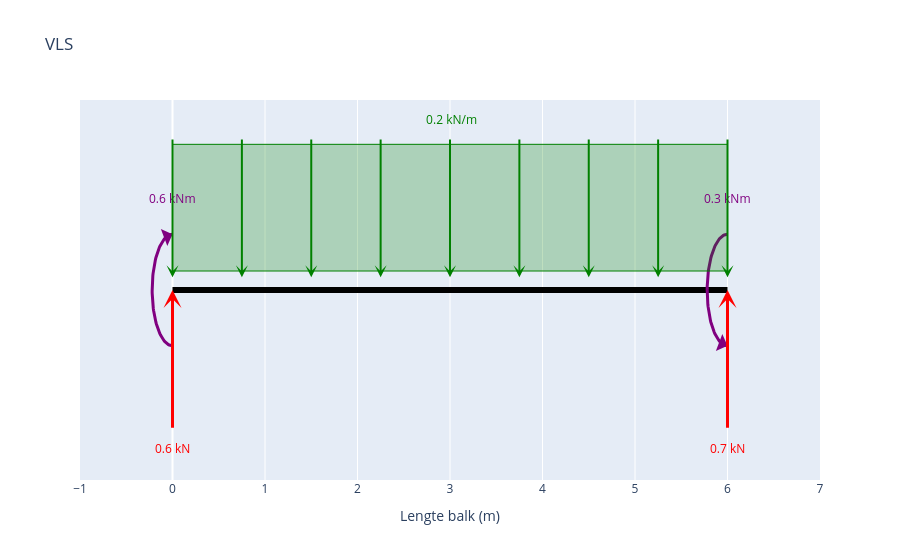

The code cell stored with this chart in its notebook:
### Markdown cell above
## Vrij-Lichaam-Schema

### Code cell
fig_vls = maak_vls_plotly()
fig_vls.show()

### Figure 1 — Plotly figure (JSON) as saved in the notebook; plotly's stock layout.template omitted (floating-point values rounded to 4 significant figures)
{"data": [{"hoverinfo": "skip", "line": {"color": "black", "width": 6}, "mode": "lines", "type": "scatter", "x": [0, 6], "y": [0, 0]}, {"hoverinfo": "skip", "line": {"color": "purple", "width": 3}, "mode": "lines", "type": "scatter", "x": [-4.041e-17, -0.008746, -0.01748, -0.02618, -0.03485, -0.04346, -0.052, -0.06045, -0.06882, -0.07707, -0.0852, -0.0932, -0.101, -0.1087, -0.1163, -0.1236, -0.1307, -0.1377, -0.1444, -0.1509, -0.1571, -0.1631, -0.1688, -0.1743, -0.1795, -0.1844, -0.1891, -0.1934, -0.1974, -0.2011, -0.2045, -0.2076, -0.2103, -0.2127, -0.2148, -0.2165, -0.2179, -0.2189, -0.2196, -0.22, -0.22, -0.2196, -0.2189, -0.2179, -0.2165, -0.2148, -0.2127, -0.2103, -0.2076, -0.2045, -0.2011, -0.1974, -0.1934, -0.1891, -0.1844, -0.1795, -0.1743, -0.1688, -0.1631, -0.1571, -0.1509, -0.1444, -0.1377, -0.1307, -0.1236, -0.1163, -0.1087, -0.101, -0.0932, -0.0852, -0.07707, -0.06882, -0.06045, -0.052, -0.04346, -0.03485, -0.02618, -0.01748, -0.008746, 1.347e-17], "y": [-0.44, -0.4397, -0.4386, -0.4369, -0.4344, -0.4313, -0.4275, -0.4231, -0.4179, -0.4121, -0.4057, -0.3986, -0.3908, -0.3825, -0.3736, -0.364, -0.3539, -0.3432, -0.332, -0.3203, -0.308, -0.2953, -0.2821, -0.2684, -0.2544, -0.2399, -0.225, -0.2098, -0.1943, -0.1784, -0.1623, -0.1459, -0.1293, -0.1125, -0.09547, -0.07832, -0.06104, -0.04367, -0.02623, -0.008748, 0.008748, 0.02623, 0.04367, 0.06104, 0.07832, 0.09547, 0.1125, 0.1293, 0.1459, 0.1623, 0.1784, 0.1943, 0.2098, 0.225, 0.2399, 0.2544, 0.2684, 0.2821, 0.2953, 0.308, 0.3203, 0.332, 0.3432, 0.3539, 0.364, 0.3736, 0.3825, 0.3908, 0.3986, 0.4057, 0.4121, 0.4179, 0.4231, 0.4275, 0.4313, 0.4344, 0.4369, 0.4386, 0.4397, 0.44]}, {"hoverinfo": "skip", "line": {"color": "purple", "width": 3}, "mode": "lines", "type": "scatter", "x": [6, 5.991, 5.983, 5.974, 5.965, 5.957, 5.948, 5.94, 5.931, 5.923, 5.915, 5.907, 5.899, 5.891, 5.884, 5.876, 5.869, 5.862, 5.856, 5.849, 5.843, 5.837, 5.831, 5.826, 5.82, 5.816, 5.811, 5.807, 5.803, 5.799, 5.796, 5.792, 5.79, 5.787, 5.785, 5.784, 5.782, 5.781, 5.78, 5.78, 5.78, 5.78, 5.781, 5.782, 5.784, 5.785, 5.787, 5.79, 5.792, 5.796, 5.799, 5.803, 5.807, 5.811, 5.816, 5.82, 5.826, 5.831, 5.837, 5.843, 5.849, 5.856, 5.862, 5.869, 5.876, 5.884, 5.891, 5.899, 5.907, 5.915, 5.923, 5.931, 5.94, 5.948, 5.957, 5.965, 5.974, 5.983, 5.991, 6], "y": [0.44, 0.4397, 0.4386, 0.4369, 0.4344, 0.4313, 0.4275, 0.4231, 0.4179, 0.4121, 0.4057, 0.3986, 0.3908, 0.3825, 0.3736, 0.364, 0.3539, 0.3432, 0.332, 0.3203, 0.308, 0.2953, 0.2821, 0.2684, 0.2544, 0.2399, 0.225, 0.2098, 0.1943, 0.1784, 0.1623, 0.1459, 0.1293, 0.1125, 0.09547, 0.07832, 0.06104, 0.04367, 0.02623, 0.008748, -0.008748, -0.02623, -0.04367, -0.06104, -0.07832, -0.09547, -0.1125, -0.1293, -0.1459, -0.1623, -0.1784, -0.1943, -0.2098, -0.225, -0.2399, -0.2544, -0.2684, -0.2821, -0.2953, -0.308, -0.3203, -0.332, -0.3432, -0.3539, -0.364, -0.3736, -0.3825, -0.3908, -0.3986, -0.4057, -0.4121, -0.4179, -0.4231, -0.4275, -0.4313, -0.4344, -0.4369, -0.4386, -0.4397, -0.44]}], "layout": {"annotations": [{"arrowcolor": "purple", "arrowhead": 1, "arrowsize": 1, "arrowwidth": 3, "ax": -0.06045, "axref": "x", "ay": 0.4231, "ayref": "y", "showarrow": true, "text": "", "x": 1.347e-17, "xref": "x", "y": 0.44, "yref": "y"}, {"font": {"color": "purple"}, "showarrow": false, "text": "0.6 kNm", "x": 0, "y": 0.72}, {"arrowcolor": "purple", "arrowhead": 1, "arrowsize": 1, "arrowwidth": 3, "ax": 5.94, "axref": "x", "ay": -0.4231, "ayref": "y", "showarrow": true, "text": "", "x": 6, "xref": "x", "y": -0.44, "yref": "y"}, {"font": {"color": "purple"}, "showarrow": false, "text": "0.3 kNm", "x": 6, "y": 0.72}, {"arrowcolor": "green", "arrowhead": 3, "arrowsize": 1, "arrowwidth": 2, "ax": 0, "axref": "x", "ay": 1.2, "ayref": "y", "showarrow": true, "text": "", "x": 0, "xref": "x", "y": 0.1, "yref": "y"}, {"arrowcolor": "green", "arrowhead": 3, "arrowsize": 1, "arrowwidth": 2, "ax": 0.75, "axref": "x", "ay": 1.2, "ayref": "y", "showarrow": true, "text": "", "x": 0.75, "xref": "x", "y": 0.1, "yref": "y"}, {"arrowcolor": "green", "arrowhead": 3, "arrowsize": 1, "arrowwidth": 2, "ax": 1.5, "axref": "x", "ay": 1.2, "ayref": "y", "showarrow": true, "text": "", "x": 1.5, "xref": "x", "y": 0.1, "yref": "y"}, {"arrowcolor": "green", "arrowhead": 3, "arrowsize": 1, "arrowwidth": 2, "ax": 2.25, "axref": "x", "ay": 1.2, "ayref": "y", "showarrow": true, "text": "", "x": 2.25, "xref": "x", "y": 0.1, "yref": "y"}, {"arrowcolor": "green", "arrowhead": 3, "arrowsize": 1, "arrowwidth": 2, "ax": 3, "axref": "x", "ay": 1.2, "ayref": "y", "showarrow": true, "text": "", "x": 3, "xref": "x", "y": 0.1, "yref": "y"}, {"arrowcolor": "green", "arrowhead": 3, "arrowsize": 1, "arrowwidth": 2, "ax": 3.75, "axref": "x", "ay": 1.2, "ayref": "y", "showarrow": true, "text": "", "x": 3.75, "xref": "x", "y": 0.1, "yref": "y"}, {"arrowcolor": "green", "arrowhead": 3, "arrowsize": 1, "arrowwidth": 2, "ax": 4.5, "axref": "x", "ay": 1.2, "ayref": "y", "showarrow": true, "text": "", "x": 4.5, "xref": "x", "y": 0.1, "yref": "y"}, {"arrowcolor": "green", "arrowhead": 3, "arrowsize": 1, "arrowwidth": 2, "ax": 5.25, "axref": "x", "ay": 1.2, "ayref": "y", "showarrow": true, "text": "", "x": 5.25, "xref": "x", "y": 0.1, "yref": "y"}, {"arrowcolor": "green", "arrowhead": 3, "arrowsize": 1, "arrowwidth": 2, "ax": 6, "axref": "x", "ay": 1.2, "ayref": "y", "showarrow": true, "text": "", "x": 6, "xref": "x", "y": 0.1, "yref": "y"}, {"font": {"color": "green"}, "showarrow": false, "text": " 0.2 kN/m", "x": 3, "y": 1.35}, {"arrowcolor": "red", "arrowhead": 3, "arrowsize": 1, "arrowwidth": 3, "ax": 0, "axref": "x", "ay": -1.1, "ayref": "y", "showarrow": true, "text": "", "x": 0, "xref": "x", "y": 0, "yref": "y"}, {"font": {"color": "red"}, "showarrow": false, "text": "0.6 kN", "x": 0, "y": -1.25}, {"arrowcolor": "red", "arrowhead": 3, "arrowsize": 1, "arrowwidth": 3, "ax": 6, "axref": "x", "ay": -1.1, "ayref": "y", "showarrow": true, "text": "", "x": 6, "xref": "x", "y": 0, "yref": "y"}, {"font": {"color": "red"}, "showarrow": false, "text": "0.7 kN", "x": 6, "y": -1.25}], "autosize": true, "shapes": [{"fillcolor": "rgba(0,128,0,0.25)", "line": {"color": "green", "width": 1}, "type": "rect", "x0": 0, "x1": 6, "y0": 0.15, "y1": 1.15}], "showlegend": false, "title": {"text": "VLS"}, "xaxis": {"autorange": false, "dtick": 1, "range": [-1, 7], "title": {"text": "Lengte balk (m)"}, "type": "linear"}, "yaxis": {"autorange": false, "range": [-1.5, 1.5], "showgrid": false, "showticklabels": false, "title": {}, "type": "linear", "zeroline": false}}}
